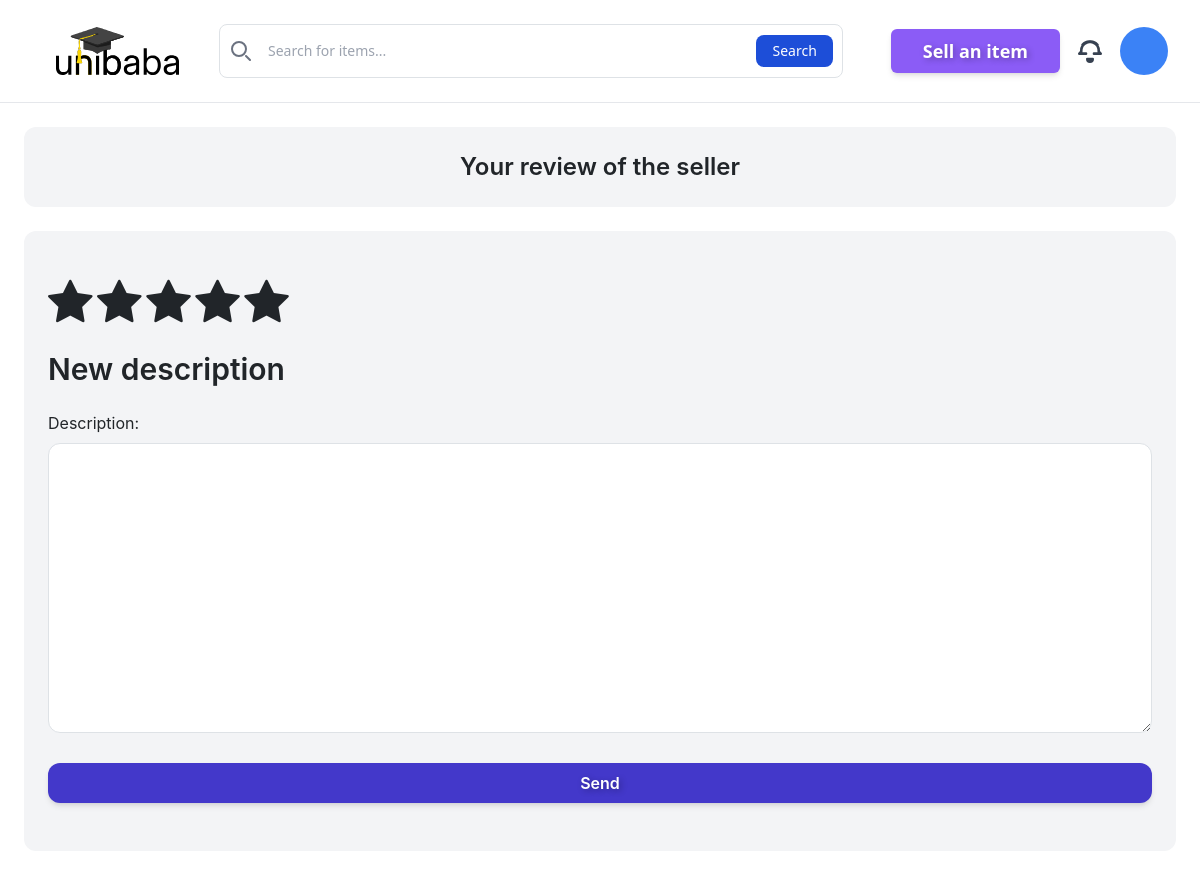
Before: /rating/1/ (signed in) with the older database file.
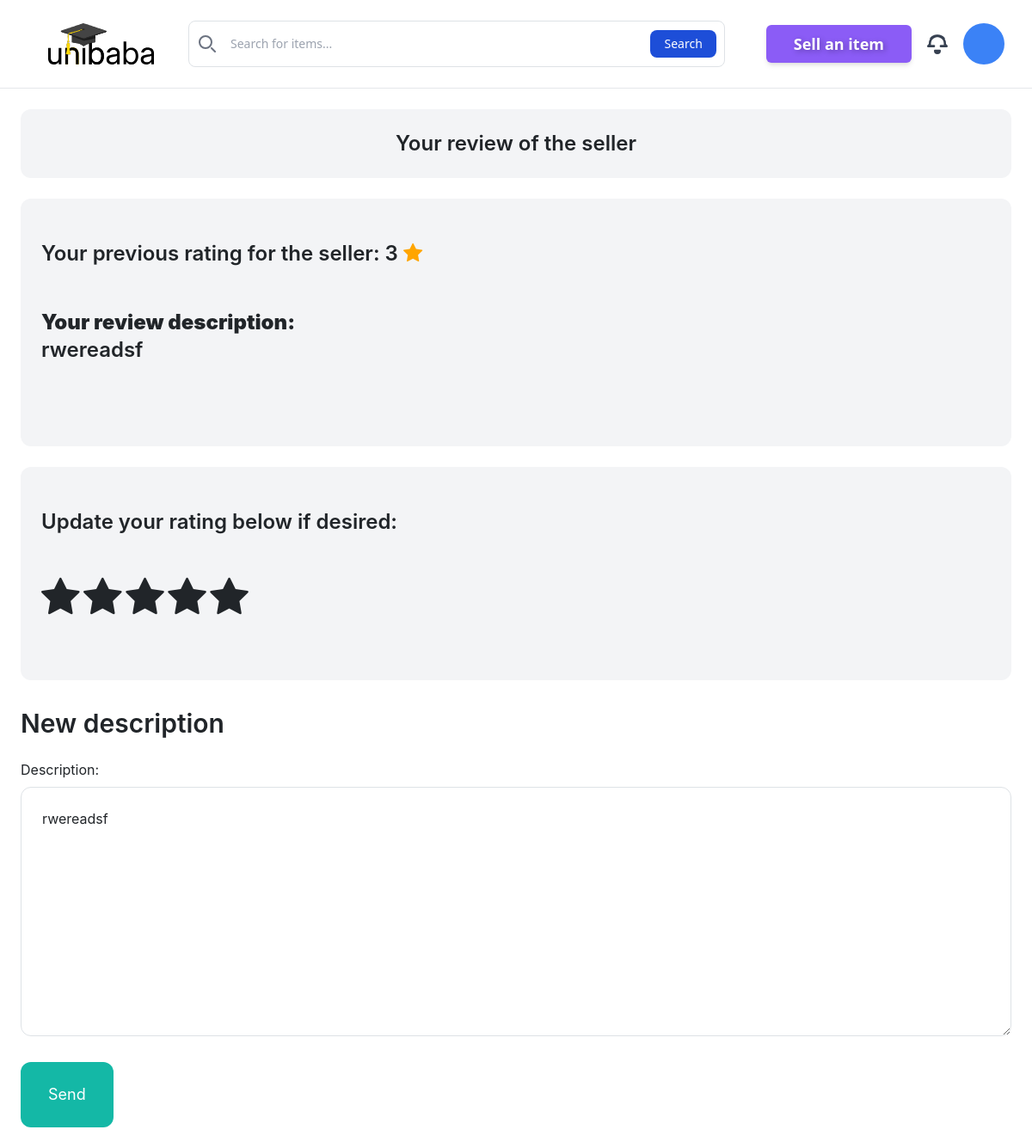
After: the same page with the newer database file.
### rating/models.py (models this page shows, shortened)
class Rating(models.Model):
    item=models.ForeignKey(Item, related_name='ratings',on_delete=models.CASCADE) #ratings with an s
    created_at = models.DateTimeField(auto_now_add=True)
    modified_at=models.DateTimeField(auto_now=True)
    members=models.ManyToManyField(User, related_name='ratings')
    description=models.TextField(blank=True,null=True)
    score = models.IntegerField(default=0, validators=[
        MaxValueValidator(5),
        MinValueValidator(0),
    ])
    class Meta:
        ordering=('-modified_at',)

### rating/views.py (the view)
# urls.py: path('', views.index, name='index'),
@login_required
def index(request, pk):
    obj=Rating.objects.filter(members__in=[pk,request.user.id]).order_by("?").first()
    if request.method  == 'POST':
        form = RatingMessageForm(request.POST, request.FILES, instance=obj)
        if form.is_valid():
            form.save()
            return redirect('rating:index',pk=pk)
    else:
        form = RatingMessageForm(instance=obj)
    context ={
            'object': obj,
            'pk': pk,
            'form': form,
    }
    return render(request, 'rating/index.html', context)

### rating/forms.py
class RatingMessageForm(forms.ModelForm):
    class Meta:
        model=Rating
        fields =('description',)
        widgets={
            'description': forms.Textarea(attrs={
                'class':'w-full py-4 px-6 rounded-xl border'
            })
        }

### rating/templates/rating/index.html (shortened to what this page needs)
{% extends 'base/templatepage.html' %}
{% block content %}
    <div class="bg-gray-100 rounded-xl flex justify-center items-center">
        <h2 class="pb-6 pt-6 text-2xl text-center font-semibold">Your review of the seller</h2>
    </div>
    {% if object %}
        <div class="mt-6 px-6 py-12 bg-gray-100 rounded-xl">
            <h2 class="mb-12 text-2xl text-left font-semibold">Your previous rating for the seller: {{ object.score }} <button class="fa fa-star fa-1x my-btn checked"></button></h2>
            {% if object.description %}
                <h2 class="mb-12 text-2xl text-left font-semibold">
                    <strong class="text-black-700 mb-6 mt-6">Your review description:</strong><br>
                    {{ object.description }}
                </h2>
            {% endif %}
        </div>
        <div class="mt-6 px-6 py-12 bg-gray-100 rounded-xl">
            <h2 class="mb-12 text-2xl text-left font-semibold">Update your rating below if desired:</h2>
            <form class="rate-form" action="" method="POST" id="{{ object.id }}">
                <button type="submit" class="fa fa-star fa-3x my-btn" id="first"></button>
                <button type="submit" class="fa fa-star fa-3x my-btn" id="second"></button>
                <button type="submit" class="fa fa-star fa-3x my-btn" id="third"></button>
                <button type="submit" class="fa fa-star fa-3x my-btn" id="fourth"></button>
                <button type="submit" class="fa fa-star fa-3x my-btn" id="fifth"></button>
            </form>
            <br>
        </div>
        <h1 class="mb-6 pt-8 text-3xl font-semibold">New description</h1>
        <form method="post" action="." enctype="multipart/form-data">
            <div class="space-y-4">
                {{ form.as_p }}
            </div>
            <button class="mt-6 py-4 px-8 text-lg bg-teal-500 hover:bg-teal-700 rounded-xl text-white">Send</button>
        </form>
    {% else %}
        <div class="mt-6 px-6 py-12 bg-gray-100 rounded-xl">
            <form class="rate-form" action="" method="POST" id="{{ object.id }}">
                <button type="submit" class="fa fa-star fa-3x my-btn" id="first"></button>
                <button type="submit" class="fa fa-star fa-3x my-btn" id="second"></button>
                <button type="submit" class="fa fa-star fa-3x my-btn" id="third"></button>
                <button type="submit" class="fa fa-star fa-3x my-btn" id="fourth"></button>
                <button type="submit" class="fa fa-star fa-3x my-btn" id="fifth"></button>
            </form>
            <br>
            <h1 class="mb-6 text-3xl font-semibold">New description</h1>
            <form method="post" action="." enctype="multipart/form-data">
                <div class="space-y-4">
                    {{ form.as_p }}
                </div>
                <button class=" pt-6 w-full bg-indigo-700 py-2 text-white font-semibold shadow-md mt-6 rounded-xl hover:bg-indigo-800 transition-colors duration-300 ease-in-out focus-visible:outline-3 focus-visible:outline-offset-4 focus-visible:outline-red-500" style="text-shadow: 2px 2px 6px rgba(0, 0, 0, 0.3)">
                    Send
                </button>
            </form>
        </div>
    {% endif %}
{% endblock %}

Changed rows visible on the page:
added Rating: score "3", description "rwereadsf"
Other visible differences:
text now shown: "Your previous rating for the seller: Your review description: Update your rating below if desired:"
